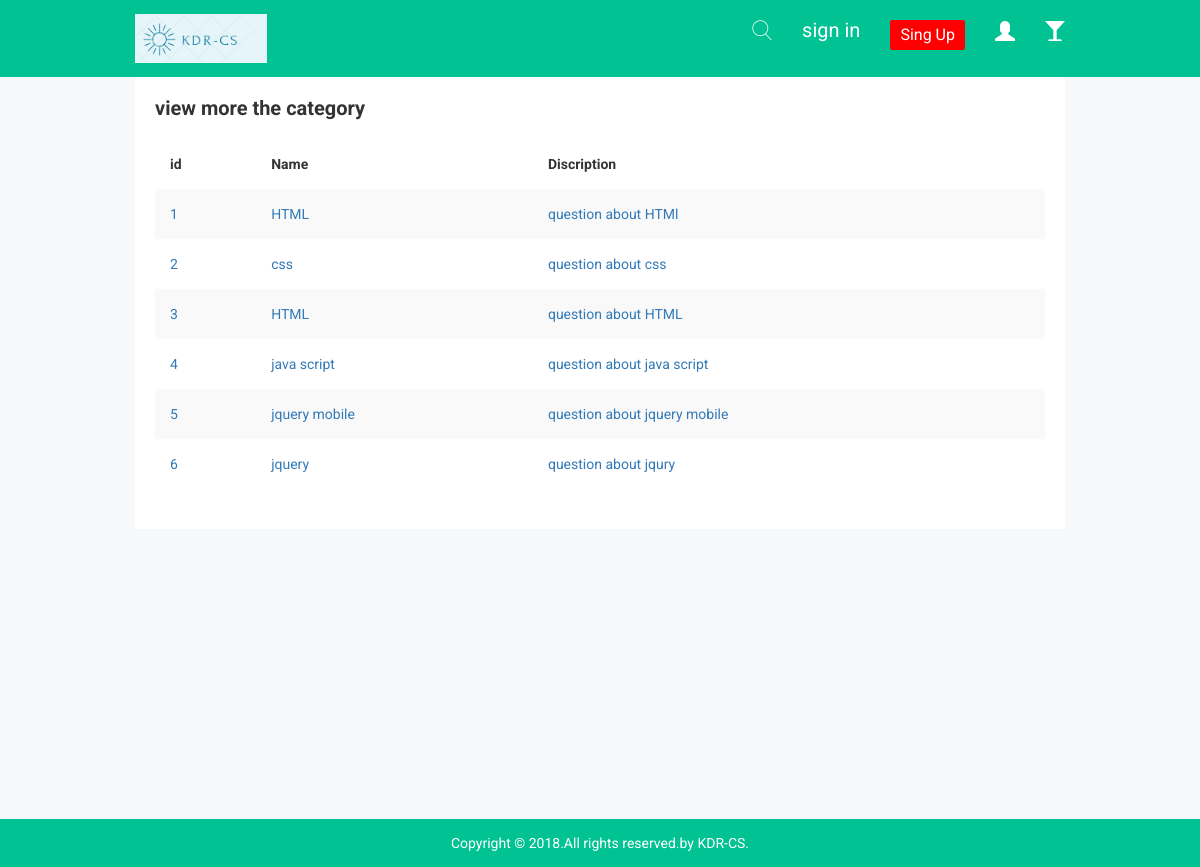
Screenshot of /view_category.php with the database file from the repository.
### tables this page shows
CREATE TABLE `category` (
  `id` int(11) NOT NULL,
  `category` varchar(600) NOT NULL,
  `discription` varchar(200) NOT NULL
);

### view_category.php (the view, shortened to what this page needs)
<?php
include "link.php";
include "head.php";
include "top header.php";
?>
  <div class="data-table-area">
        <div class="container">
            <div class="row">
                <div class="col-lg-12 col-md-12 col-sm-12 col-xs-12">
                    <div class="data-table-list">
                        <div class="basic-tb-hd">
                            <h2>view more the category</h2>
                        </div>
                        <div class="table-responsive">
                            <table id="data-table-basic" class="table table-striped">
                                <thead>
                                    <tr>
                                        <th>id</th>
                                        <th>Name</th>
                                        <th>Discription</th>
                                    </tr>
                                </thead>
                                <tbody>
 <?php
      $query="select * from category";
      $sql=mysqli_query($link,$query);
      while ($row=mysqli_fetch_array($sql)) {
      ?>
                                    <tr>
                                      <td> <a href="top_menu.php?ID=<?php echo $row["id"];?>"> <?php echo $row['id'];?></a></td>
                                       <td> <a href="top_menu.php?ID=<?php echo $row["id"];?>"><?php echo $row['category'];?></a></td>
                                       <td><a href="top_menu.php?ID=<?php echo $row["id"];?>"> <?php  echo $row['discription'];?></a></td>
                                    </tr>
                                   <?php
}
                                   ?>
                                </tbody>
                            </table>
                        </div>
                    </div>
                </div>
            </div>
        </div>
    </div>
<br><br><br><br><br><br><br><br><br><br><br><br>
<?php
include "footer.php";
?>

### css/main.css (style rules this page uses)
html { color: #2f2f2f; font-size: 1em; line-height: 1.4; }
@media only screen and (min-width: 960px) { .container { width: 80%; } }

### rows the page displays
category: id "1", category "HTML", discription "question about HTMl"
category: id "2", category "css", discription "question about css"
category: id "3", category "HTML", discription "question about HTML"
category: id "4", category "java script", discription "question about java script"
category: id "5", category "jquery mobile", discription "question about jquery mobile"
category: id "6", category "jquery", discription "question about jqury"
